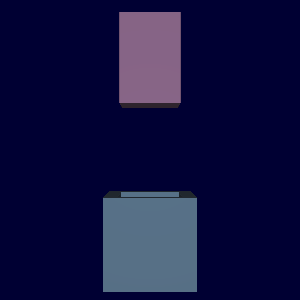

Here is the Python script that generated this plot:
#!/usr/bin/env python

# Import a glTF file with animation, enable animation, and render at a time value.

import os

import vtkmodules.vtkInteractionStyle  # noqa: F401
import vtkmodules.vtkRenderingFreeType  # noqa: F401
import vtkmodules.vtkRenderingOpenGL2  # noqa: F401

from vtkmodules.vtkIOImport import vtkGLTFImporter
from vtkmodules.vtkRenderingCore import (
    vtkRenderWindow,
    vtkRenderWindowInteractor,
    vtkRenderer,
)

# Source
data_dir = os.environ.get("VPE_DATA_DIR", os.path.dirname(os.path.abspath(__file__)))

# Import glTF
gltf_importer = vtkGLTFImporter()
gltf_importer.SetFileName(os.path.join(data_dir, "glTF", "BoxAnimated", "BoxAnimated.gltf"))
gltf_importer.ImportArmatureOn()
gltf_importer.SetCamera(-1)

# Renderer
renderer = vtkRenderer()
renderer.SetBackground(0.0, 0.0, 0.2)

# Render window
render_window = vtkRenderWindow()
render_window.AddRenderer(renderer)
render_window.SetWindowName("gltf importer animation")
render_window.SetMultiSamples(0)
render_window.SetSize(300, 300)

# Interactor
interactor = vtkRenderWindowInteractor()
interactor.SetRenderWindow(render_window)

gltf_importer.SetRenderWindow(render_window)
gltf_importer.Update()

# Enable animation and update at time value 1.0
gltf_importer.EnableAnimation(0)
gltf_importer.UpdateAtTimeValue(1.0)

interactor.Initialize()
interactor.Start()
